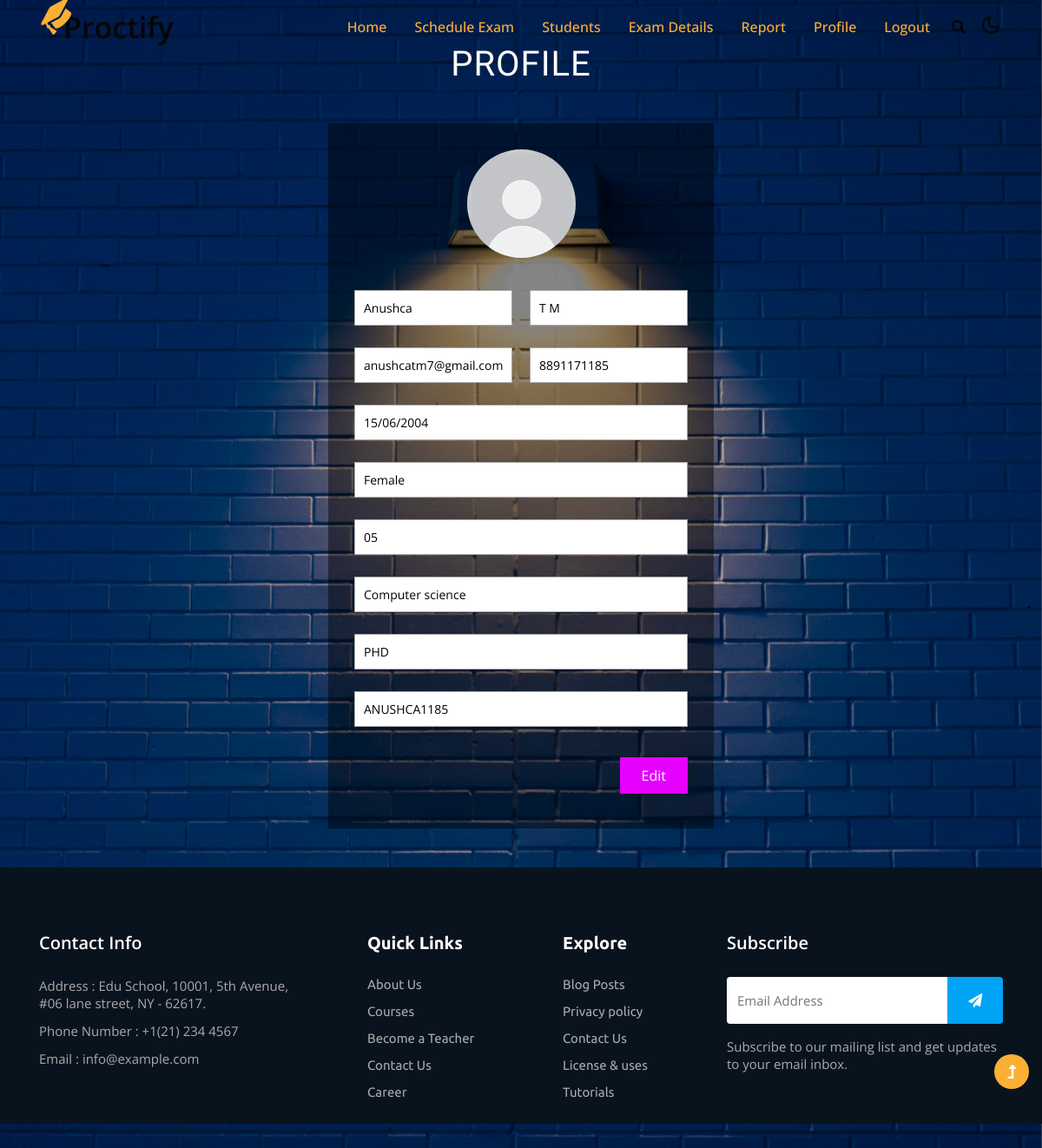
The app's page /profileteacher (signed in), older data.
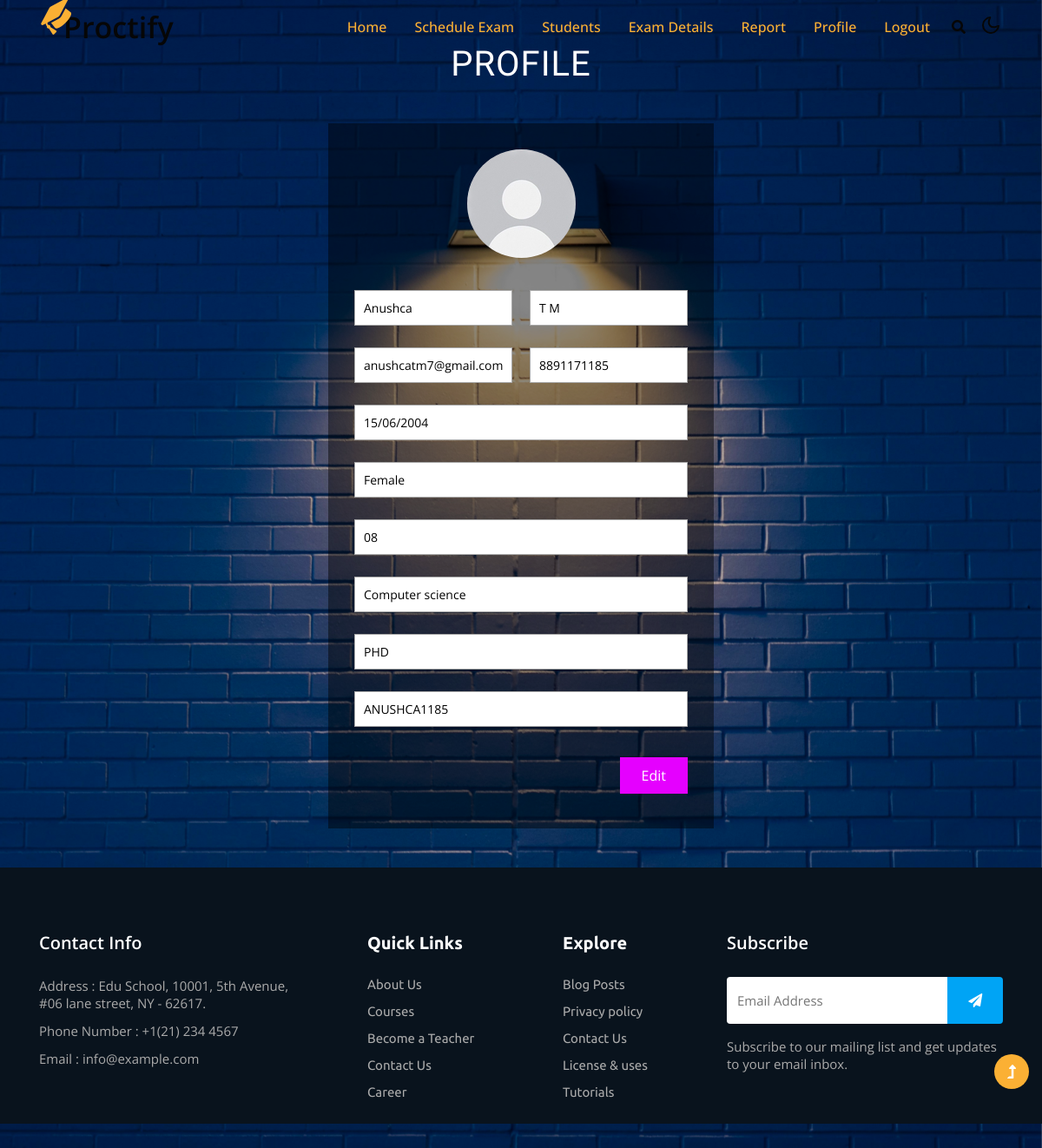
The same page, newer data.
### proctoring/models.py (models this page shows)
class Register(db.Model, UserMixin):
    id=db.Column(db.Integer, primary_key=True)
    fname = db.Column(db.String(80))
    lname = db.Column(db.String(80))
    gender = db.Column(db.String(80))
    dob = db.Column(db.String(80))
    email = db.Column(db.String(80))
    contact = db.Column(db.String(80))
    password = db.Column(db.String(80))
    admission = db.Column(db.String(80))
    department = db.Column(db.String(80))
    sem = db.Column(db.String(80))
    usertype = db.Column(db.String(80))
    qualification = db.Column(db.String(80))
    experience = db.Column(db.String(80))
    status = db.Column(db.String(80),default='NULL')

### proctoring/routes.py (the view, shortened to what this page needs)
@app.route('/profileteacher',methods=['GET', 'POST'])
def profileteacher():
    a =Register.query.filter_by(id=current_user.id).first()
    return render_template("profileteacher.html",a=a)

### proctoring/models.py (called while the page is built)
@login_manager.user_loader
def load_user(id):
    return Register.query.get(int(id))

### proctoring/templates/profileteacher.html (shortened to what this page needs)
{% extends 'layout.html' %}
{% block content %}
<head>
<link rel="stylesheet" href="../static/profile/css/j-forms.css">
<link href="../static/profile/css/style.css" rel="stylesheet" type="text/css" media="all" />
</head>
<body>
    <div class="content">
		<h1>PROFILE </h1>
		<div class="main w3l">
			<div class="im-g">
				<img src="../static/profile/images/size.jpg" alt="">
			</div>
			<form method="post" class="contact-forms wthree">
{% if session['ut'] == "teacher" %}
    <div class="first-line agileits">
        <div class="span6 main-row">
            <div class="input">
                <input type="text" id="fname" name="fname" placeholder="First name" required="" value="{{a.fname}}">
            </div>
        </div>
        <div class="span6 main-row">
            <div class="input">
                <input type="text" id="lname" name="lname" placeholder="Last name" required="" value="{{a.lname}}">
            </div>
        </div>
    </div>
    <div class="first-line agileits">
        <div class="span6 main-row">
            <div class="input">
                <input type="email" placeholder="Email" id="email" name="email" required="" value="{{a.email}}">
            </div>
        </div>
        <div class="span6 main-row">
            <div class="input">
                <input type="text" placeholder="Phone no." id="contact" name="contact" required="" value="{{a.contact}}">
            </div>
        </div>
    </div>
    <div class="main-row">
        <div class="input">
            <input type="text" id="dob" name="dob" placeholder="Date of birth" required="" value="{{a.dob}}">
        </div>
</div>
<div class="main-row">
            <div class="input">
                <input type="text" id="gender" name="gender" placeholder="Gender" required="" value="{{a.gender}}">
            </div>
    </div>
    <div class="main-row">
        <input type="text" id="experience" name="experience" placeholder="Enter your teaching experience in years" required="" value="{{a.experience}}">
    </div>
    <div class="main-row">
        <input type="text" id="department" name="department" placeholder="Department" required="" value="{{a.department}}">
    </div>
    <div class="main-row">
        <input type="text" id="qualification" name="qualification" placeholder="Qualification" required="" value="{{a.qualification}}">
    </div>
    <div class="main-row">
        <div class="input">
            <input type="text" id="password" name="password" placeholder="Password" required="" value="{{a.password}}">
        </div>
</div>
{% endif %}
<div class="footer">
    <button type="submit" class="primary-btn">Edit</button>
</div>
</form>
</div>
</body>
{% endblock %}

### proctoring/templates/layout.html (shortened to what this page needs)
<!doctype html>
<html lang="en">
<head>
    <link rel="stylesheet" href="../static/css/style-starter.css">
</head>
<body>
    <header id="site-header" class="fixed-top">
        <div class="container">
{% if session['ut'] == "admin" %}
<nav class="navbar navbar-expand-lg navbar-light">
    <a class="navbar-brand" href="/"><i class="fas fa-graduation-cap"></i>Proctify
    </a>
    <button class="navbar-toggler collapsed" type="button" data-bs-toggle="collapse"
        data-bs-target="#navbarScroll" aria-controls="navbarScroll" aria-expanded="false"
        aria-label="Toggle navigation">
        <span class="navbar-toggler-icon fa icon-expand fa-bars"></span>
        <span class="navbar-toggler-icon fa icon-close fa-times"></span>
    </button>
    <div class="collapse navbar-collapse" id="navbarScroll">
        <ul class="navbar-nav ms-auto my-2 my-lg-0 navbar-nav-scroll">
            <li class="nav-item">
                <a class="nav-link active" aria-current="page" href="/">Home</a>
            </li>
            <li class="nav-item">
                <a class="nav-link active" href="tregister">Add Teacher</a>
            </li>
            <li class="nav-item">
                <a class="nav-link active" href="view">View Teacher</a>
            </li>
            <li class="nav-item">
                <a class="nav-link active" href="">Report</a>
            </li>
            <li class="nav-item">
                <a class="nav-link active" href="/logout">Logout</a>
            </li>
            <!-- <li class="nav-item">
                <a class="nav-link active" href="contact">Contact</a>
            </li> -->
        </ul>
        <div class="header-search position-relative">
            <div class="search-right mx-lg-2">
                <a href="#search" class="btn search-btn p-0" title="search">
                    <i class="fas fa-search"></i></a>
                <div id="search" class="pop-overlay">
                    <div class="popup">
                        <form action="#search" method="GET" class="search-box">
                            <input type="search" placeholder="Enter Keyword..." name="search"
                                required="required" autofocus="">
                            <button type="submit" class="btn"><span class="fas fa-search"
                                    aria-hidden="true"></span></button>
                        </form>
                    </div>
                    <a class="close" href="#close">×</a>
                </div>
            </div>
        </div>
    </div>
    <div class="cont-ser-position">
        <nav class="navigation">
            <div class="theme-switch-wrapper">
                <label class="theme-switch" for="checkbox">
                    <input type="checkbox" id="checkbox">
                    <div class="mode-container">
                        <i class="gg-sun"></i>
                        <i class="gg-moon"></i>
                    </div>
                </label>
            </div>
        </nav>
    </div>
</nav>
{% elif session['ut'] == "teacher" %}
<nav class="navbar navbar-expand-lg navbar-light">
    <a class="navbar-brand" href="/"><i class="fas fa-graduation-cap"></i>Proctify
    </a>
    <div class="collapse navbar-collapse" id="navbarScroll">
        <ul class="navbar-nav ms-auto my-2 my-lg-0 navbar-nav-scroll">
            <li class="nav-item">
                <a class="nav-link active" aria-current="page" href="/">Home</a>
            </li>
            <li class="nav-item">
                <a class="nav-link active" href="scheduleexam">Schedule Exam</a>
            </li>
            <li class="nav-item">
                <a class="nav-link active" href="viewstudents">Students</a>
            </li>
            <li class="nav-item">
                <a class="nav-link active" href="examdetails">Exam Details</a>
            </li>
            <li class="nav-item">
                <a class="nav-link active" href="">Report</a>
            </li>
            <li class="nav-item">
                <a class="nav-link active" href="/profileteacher">Profile</a>
            </li>
            <li class="nav-item">
                <a class="nav-link active" href="/logout">Logout</a>
            </li>
        </ul>
        <div class="header-search position-relative">
            <div class="search-right mx-lg-2">
                <a href="#search" class="btn search-btn p-0" title="search">
                    <i class="fas fa-search"></i></a>
            </div>
        </div>
    </div>
    <div class="cont-ser-position">
        <nav class="navigation">
            <div class="theme-switch-wrapper">
                <label class="theme-switch" for="checkbox">
                    <div class="mode-container">
                        <i class="gg-moon"></i>
                    </div>
                </label>
            </div>
        </nav>
    </div>
</nav>
            {% endif %}
        </div>
    </header>
    {% block content %}
    {% endblock %}
     <footer class="w3l-footer-29-main">
        <div class="footer-29 pt-5 pb-4">
            <div class="container pt-md-4">
                <div class="row footer-top-29">
                    <div class="col-lg-4 col-md-6 footer-list-29">
                        <h6 class="footer-title-29">Contact Info </h6>
                        <p class="mb-2 pe-xl-5">Address : Edu School, 10001, 5th Avenue, #06 lane street, NY - 62617.
                        </p>
                        <p class="mb-2">Phone Number : <a href="tel:+1(21) 234 4567">+1(21) 234 4567</a></p>
                        <p class="mb-2">Email : <a href="mailto:info@example.com">info@example.com</a></p>
                    </div>
                    <div class="col-lg-2 col-md-3 col-6 footer-list-29 mt-md-0 mt-4">
                        <ul>
                            <h6 class="footer-title-29">Quick Links</h6>
                            <li><a href="about.html">About Us</a></li>
                            <li><a href="courses.html">Courses</a></li>
                            <li><a href="#become-teacher">Become a Teacher</a></li>
                            <li><a href="contact">Contact Us</a></li>
                            <li><a href="#career">Career</a></li>
                        </ul>
                    </div>
                    <div class="col-lg-2 col-md-3 col-6 ps-lg-5 ps-lg-4 footer-list-29 mt-md-0 mt-4">
                        <ul>
                            <h6 class="footer-title-29">Explore</h6>
                            <li><a href="#blog">Blog Posts</a></li>
                            <li><a href="#privacy">Privacy policy</a></li>
                            <li><a href="contact.html">Contact Us</a></li>
                            <li><a href="#license">License & uses</a></li>
                            <li><a href="#tutorials">Tutorials</a></li>
                        </ul>
                    </div>
                    <div class="col-lg-4 col-md-6 col-sm-8 footer-list-29 mt-lg-0 mt-4 ps-lg-5">
                        <h6 class="footer-title-29">Subscribe</h6>
                        <form action="#" class="subscribe d-flex" method="post">
                            <input type="email" name="email" placeholder="Email Address" required="">
                            <button class="button-style"><span class="fa fa-paper-plane"
                                    aria-hidden="true"></span></button>
                        </form>
                        <p class="mt-3">Subscribe to our mailing list and get updates to your email inbox.</p>
                    </div>
                </div>
            </div>
        </div>
        </footer>
<button onclick="topFunction()" id="movetop" title="Go to top">
    <span class="fas fa-level-up-alt" aria-hidden="true"></span>
</button>
</body>
</html>

### proctoring/static/profile/css/j-forms.css (style rules this page uses)
.contact-forms .input { position:relative; }
.contact-forms .main-row { position:relative; margin-bottom:25px; }
.contact-forms .footer { display:block; }
.contact-forms .footer:after { clear:both; content:"."; display:block; height:0; visibility:hidden; }
.contact-forms input[type="text"], .contact-forms input[type="password"], .contact-forms input[type="email"], .contact-forms input[type="search"], .contact-forms input[type="url"], .contact-forms textarea, .contact-forms select { background:#fff; border:1px solid #A7A7A7; color:#000; display:block; font-family:inherit; font-size: 14px; padding: 10px 10px; width:100%; outline:none; -webkit-appearance:none; -moz-appearance:none; appearance:none; -webkit-box-sizing:border-box; -moz-box-sizing:border-box; box-sizing:border-box; -webkit-transition:all.4s; -moz-transition:all.4s; -ms-transition:all.4s; -o-transition:all.4s; transition:all.4s; }
.contact-forms .primary-btn, .contact-forms .secondary-btn { border:none; color:#fff; display:block; cursor:pointer; float:right; font-size:16px ; margin:10px 0 10px 20px; outline:none; padding:10px 25px; white-space:nowrap; -webkit-transition: all 0.3s ease-out; -moz-transition: all 0.3s ease-out; -ms-transition: all 0.3s ease-out; -o-transition: all 0.3s ease-out; transition: all 0.3s ease-out; }
.contact-forms .primary-btn { position:relative; }
.contact-forms .primary-btn, .contact-forms .upload-btn, .contact-forms .secondary-btn { background:#e500ff; -webkit-transition: all 0.3s ease-out; -moz-transition: all 0.3s ease-out; -ms-transition: all 0.3s ease-out; -o-transition: all 0.3s ease-out; transition: all 0.3s ease-out; }
.contact-forms [class*="span"] { -webkit-box-sizing:border-box; -moz-box-sizing:border-box; box-sizing:border-box; float:left; padding-left:10px; padding-right:10px; position:relative; }
.contact-forms .span6 { width:50%; }
.contact-forms .first-line { margin:0 -10px; }
.contact-forms .first-line:after { clear:both; content:"."; display:block; height:0; visibility:hidden; }

### proctoring/static/profile/css/style.css (style rules this page uses)
html,body,div,span,applet,object,iframe,h1,h2,h3,h4,h5,h6,p,blockquote,pre,a,abbr,acronym,address,big,cite,code,del,dfn,em,img,ins,kbd,q,s,samp,small,strike,strong,sub,sup,tt,var,b,u,i,dl,dt,dd,ol,nav ul,nav li,fieldset,form,label,legend,table,caption,tbody,tfoot,thead,tr,th,td,article,aside,canvas,details,embed,figure,figcaption,footer,header,hgroup,menu,nav,output,ruby,section,summary,time,mark,audio,video { margin:0;padding:0;border:0;font-size:100%;font:inherit;vertical-align:baseline; }
article, aside, details, figcaption, figure,footer, header, hgroup, menu, nav, section { display: block; }
ol,ul { list-style:none;margin:0px;padding:0px; }
a { text-decoration:none; }
img { max-width:100%; }
body { padding:0; margin:0; background: url('../images/bg.jpg') no-repeat center center fixed; background-size: cover; height: 100%; font-family: 'Open Sans', sans-serif !important; }
h1,h2,h3,h4,h5,h6 { margin:0; }
p { margin:0; }
ul { margin:0; padding:0; }
label { margin:0; }
.content { padding:50px 0; }
.content h1 { color: #fff; font-size: 40px; text-align: center; letter-spacing: 1px; font-family: 'Questrial', sans-serif; text-transform:capitalize; }
.main { width: 32%; margin: 45px auto; background: rgba(0, 0, 0, 0.45); padding: 30px 30px; }
.im-g { text-align: center; margin-bottom: 2em; }
.im-g img { border-radius: 50%; }
@media (max-width: 1366px) { .main { width: 34%; } }
@media (max-width: 1280px) { .main { width: 37%; } }

Row changes from the older to the newer data that the page shows:
changed Register "Anushca": experience "05" → "08"
